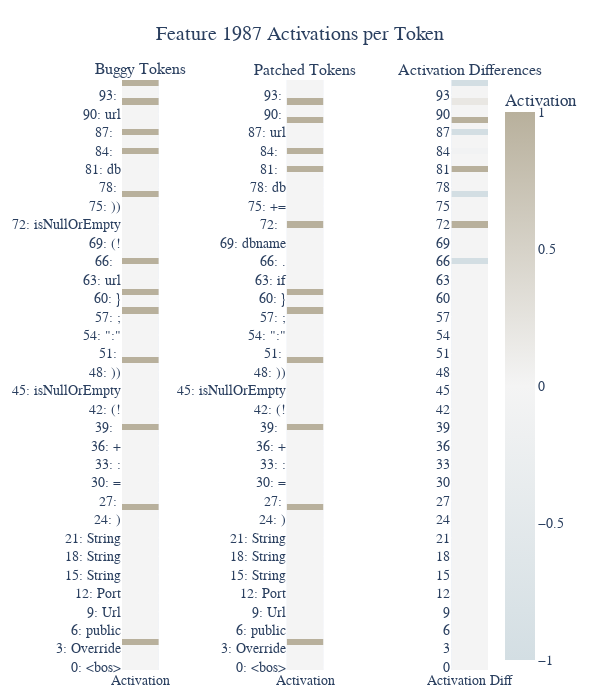
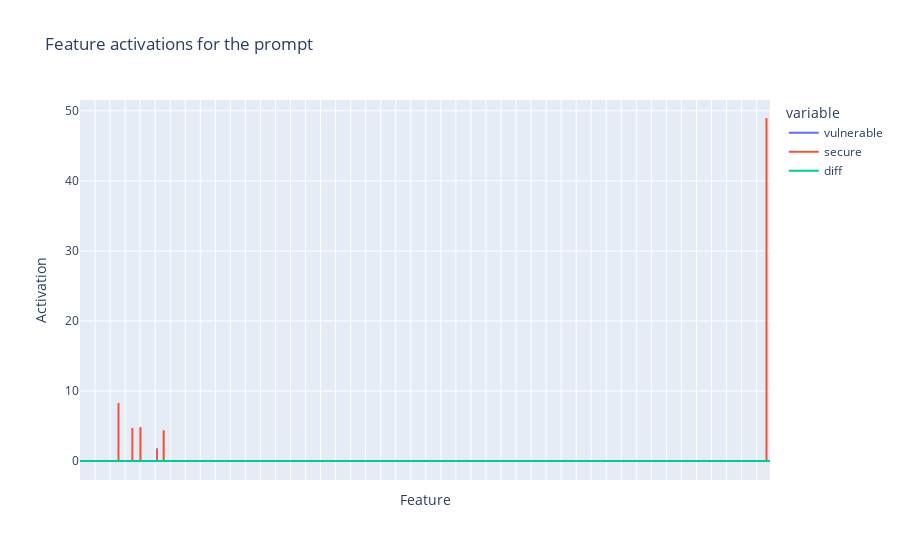

Notebook cell for these charts, in order:
### Code cell
import plotly.graph_objects as go
import plotly.express as px
import pandas as pd
import torch
import plotly.graph_objects as go
from plotly.subplots import make_subplots

colors = [
    "#d3dee3",  # Soft Blue-Grey
    #"#fdf3d1",  # Light Yellow
    "#f4f4f4",  # Light Grey
    "#b8b09c",  # Neutral Grey
]

important_features = ["feature_6843", "feature_21821", "feature_6111", "feature_1352", "feature_22338", "feature_18861", "feature_6002", "feature_19462", "feature_22351", "feature_24401", "feature_7101", "feature_19337", "feature_9954", "feature_16488", "feature_2122", "feature_17229", "feature_19388", "feature_14084", "feature_9226", "feature_11786", "feature_9237", "feature_11233", "feature_1070", "feature_7261", "feature_2333", "feature_916", "feature_22779"]
important_features = important_features[:1]
#important_features = ["feature_3336"]
important_features = ["feature_1987"]

after_func_col = "func_after"
before_func_col = "func_before"
layer = 0
index = [f"feature_{i}" for i in range(sae.cfg.d_sae)]

# Focus on the first entry only
for entry_idx, entry in enumerate(MSR_df[29:30].iterrows()):
    entry = entry[1]
    prompt_texts = [
        str(entry[after_func_col]),   # vulnerable
        str(entry[before_func_col]),  # secure
    ]
    

    for feature in important_features:
        feature_idx = int(feature.split("_")[-1])

        # --- Process each prompt (vulnerable and secure) ---
        activations_dict = {}
        token_strings = {}

        feature_activation_df = pd.DataFrame(
            columns=["vulnerable", "secure", "diff"],
            index=index,
        )
        print("-------------------")
        print(f"Vulnerable prompt:\n {prompt_texts[0]}")
        print(f"Secure prompt:\n {prompt_texts[1]}")
        
        for prompt_idx, text in enumerate(prompt_texts):
            security = "vulnerable" if prompt_idx == 0 else "secure"
            
            # Forward pass
            _, cache = model.run_with_cache_with_saes(text, saes=[sae])
            cache_acts = cache[f"blocks.{layer}.{cache_component}"]

            # Extract activations for the selected feature across tokens
            token_wise_activation = cache_acts[0, :, feature_idx]

            token_wise_all_activations = cache_acts[0, -1, :]
            if prompt_idx == 0:
                feature_activation_df["vulnerable"] = token_wise_all_activations.cpu().numpy()
            else:
                feature_activation_df["secure"] = token_wise_all_activations.cpu().numpy()


            # Save
            activations_dict[security] = token_wise_activation.cpu()

            tokens = model.to_tokens(text, prepend_bos=True)

            token_string = model.tokenizer.convert_ids_to_tokens(tokens[0])
            # normalize "____________" to "____"
            token_string = [token.replace("▁", "") for token in token_string]
            token_strings[security] = token_string

        # --- Create the combined heatmap ---
        # Padd with zeros if the lengths are different
        max_length = max(len(activations_dict["vulnerable"]), len(activations_dict["secure"]))
        for key in activations_dict:
            if len(activations_dict[key]) < max_length:
                activations_dict[key] = torch.cat(
                    [activations_dict[key], torch.zeros(max_length - len(activations_dict[key]))]
                )
                token_strings[key] += [""] * (max_length - len(token_strings[key]))

        vulnerable_acts = activations_dict["vulnerable"]
        secure_acts = activations_dict["secure"]
        diff_acts = secure_acts - vulnerable_acts

        our_color_scale = [
            [0, colors[0]],
            [0.5, colors[1]],
            [1, colors[2]]
        ]

        fig = make_subplots(
            rows=1, cols=3,
            subplot_titles=("Buggy Tokens", "Patched Tokens", "Activation Differences"),
            shared_yaxes=False,
            horizontal_spacing=0.35
        )

        # Vulnerable Heatmap
        fig.add_trace(go.Heatmap(
            z=vulnerable_acts.reshape(-1, 1).numpy(),
            x=["Activation"],
            y=[f"{i}: {token}" for i, token in enumerate(token_strings["vulnerable"])],
            colorscale=our_color_scale,
            zmin=-1, zmax=1,
            colorbar=dict(title="Activation")
        ), row=1, col=1)

        # Secure Heatmap
        fig.add_trace(go.Heatmap(
            z=secure_acts.reshape(-1, 1).numpy(),
            x=["Activation"],
            y=[f"{i}: {token}" for i, token in enumerate(token_strings["secure"])],
            colorscale=our_color_scale,
            zmin=-1, zmax=1,
            showscale=False,
        ), row=1, col=2)

        # Difference Heatmap
        fig.add_trace(go.Heatmap(
            z=diff_acts.reshape(-1, 1).numpy(),
            x=["Activation Diff"],
            y=[f"{i}" for i, token in enumerate(diff_acts.reshape(-1, 1).numpy())],
            colorscale=our_color_scale,
            zmid=0,  # Important: Center around 0
            zmin=-1, zmax=1,
            showscale=False
        ), row=1, col=3)

        # --- Layout Updates ---
        fig.update_layout(
            title_text=f"Feature {feature_idx} Activations per Token",
            height=700,
            width=600,
            title_x=0.5,
            font=dict(family="Arial", size=14),
            margin=dict(l=30, r=30, t=80, b=30)
        )
        fig.show()


        feature_activation_df["diff"] = abs(
            feature_activation_df["vulnerable"] - feature_activation_df["secure"]
        )
        fig = px.line(
            feature_activation_df,
            title="Feature activations for the prompt",
            labels={"index": "Feature", "value": "Activation"},
        )

        # hide the x-ticks
        fig.update_xaxes(showticklabels=False)
        fig.show()

### Figure 1 — Plotly figure (JSON) as saved in the notebook; plotly's stock layout.template omitted (floating-point values rounded to 4 significant figures)
{"data": [{"colorbar": {"title": {"text": "Activation"}}, "colorscale": [[0, "#d3dee3"], [0.5, "#f4f4f4"], [1, "#b8b09c"]], "type": "heatmap", "x": ["Activation"], "xaxis": "x", "y": ["0: <bos>", "1: ", "2: @", "3: Override", "4: \n", "5: ", "6: public", "7: String", "8: construct", "9: Url", "10: From", "11: Endpoint", "12: Port", "13: Database", "14: (", "15: String", "16: endpoint", "17: ,", "18: String", "19: port", "20: ,", "21: String", "22: db", "23: name", "24: )", "25: {", "26: \n", "27: ", "28: String", "29: url", "30: =", "31: \"", "32: jdbc", "33: :", "34: postgresql", "35: ://\"", "36: +", "37: endpoint", "38: ;", "39: \n", "40: ", "41: if", "42: (!", "43: StringUtils", "44: .", "45: isNullOrEmpty", "46: (", "47: port", "48: ))", "49: {", "50: \n", "51: ", "52: url", "53: +=", "54: \":\"", "55: +", "56: port", "57: ;", "58: \n", "59: ", "60: }", "61: \n", "62: ", "63: url", "64: +=", "65: \"/\";", "66: \n", "67: ", "68: if", "69: (!", "70: StringUtils", "71: .", "72: isNullOrEmpty", "73: (", "74: dbname", "75: ))", "76: {", "77: \n", "78: ", "79: url", "80: +=", "81: db", "82: name", "83: ;", "84: \n", "85: ", "86: }", "87: \n", "88: ", "89: return", "90: url", "91: ;", "92: \n", "93: ", "94: }", "95: \n"], "yaxis": "y", "z": [[0], [0], [0], [0], [6.896], [0], [0], [0], [0], [0], [0], [0], [0], [0], [0], [0], [0], [0], [0], [0], [0], [0], [0], [0], [0], [0], [6.963], [0], [0], [0], [0], [0], [0], [0], [0], [0], [0], [0], [0], [6.292], [0], [0], [0], [0], [0], [0], [0], [0], [0], [0], [6.344], [0], [0], [0], [0], [0], [0], [0], [5.358], [0], [0], [4.881], [0], [0], [0], [0], [4.406], [0], [0], [0], [0], [0], [0], [0], [0], [0], [0], [5.405], [0], [0], [0], [0], [0], [0], [4.722], [0], [0], [4.456], [0], [0], [0], [0], [4.081], [0], [0], [4.131]], "zmax": 1, "zmin": -1}, {"colorscale": [[0, "#d3dee3"], [0.5, "#f4f4f4"], [1, "#b8b09c"]], "showscale": false, "type": "heatmap", "x": ["Activation"], "xaxis": "x2", "y": ["0: <bos>", "1: ", "2: @", "3: Override", "4: \n", "5: ", "6: public", "7: String", "8: construct", "9: Url", "10: From", "11: Endpoint", "12: Port", "13: Database", "14: (", "15: String", "16: endpoint", "17: ,", "18: String", "19: port", "20: ,", "21: String", "22: db", "23: name", "24: )", "25: {", "26: \n", "27: ", "28: String", "29: url", "30: =", "31: \"", "32: jdbc", "33: :", "34: postgresql", "35: ://\"", "36: +", "37: endpoint", "38: ;", "39: \n", "40: ", "41: if", "42: (!", "43: StringUtils", "44: .", "45: isNullOrEmpty", "46: (", "47: port", "48: ))", "49: {", "50: \n", "51: ", "52: url", "53: +=", "54: \":\"", "55: +", "56: port", "57: ;", "58: \n", "59: ", "60: }", "61: \n", "62: ", "63: if", "64: (!", "65: StringUtils", "66: .", "67: isNullOrEmpty", "68: (", "69: dbname", "70: ))", "71: {", "72: \n", "73: ", "74: url", "75: +=", "76: \"/\"", "77: +", "78: db", "79: name", "80: ;", "81: \n", "82: ", "83: }", "84: \n", "85: ", "86: return", "87: url", "88: ;", "89: \n", "90: ", "91: }", "92: \n", "93: ", "94: ", "95: "], "yaxis": "y2", "z": [[0], [0], [0], [0], [6.896], [0], [0], [0], [0], [0], [0], [0], [0], [0], [0], [0], [0], [0], [0], [0], [0], [0], [0], [0], [0], [0], [6.963], [0], [0], [0], [0], [0], [0], [0], [0], [0], [0], [0], [0], [6.292], [0], [0], [0], [0], [0], [0], [0], [0], [0], [0], [6.344], [0], [0], [0], [0], [0], [0], [0], [5.358], [0], [0], [4.881], [0], [0], [0], [0], [0], [0], [0], [0], [0], [0], [5.518], [0], [0], [0], [0], [0], [0], [0], [0], [4.941], [0], [0], [4.641], [0], [0], [0], [0], [4.267], [0], [0], [4.269], [0], [0], [0]], "zmax": 1, "zmin": -1}, {"colorscale": [[0, "#d3dee3"], [0.5, "#f4f4f4"], [1, "#b8b09c"]], "showscale": false, "type": "heatmap", "x": ["Activation Diff"], "xaxis": "x3", "y": ["0", "1", "2", "3", "4", "5", "6", "7", "8", "9", "10", "11", "12", "13", "14", "15", "16", "17", "18", "19", "20", "21", "22", "23", "24", "25", "26", "27", "28", "29", "30", "31", "32", "33", "34", "35", "36", "37", "38", "39", "40", "41", "42", "43", "44", "45", "46", "47", "48", "49", "50", "51", "52", "53", "54", "55", "56", "57", "58", "59", "60", "61", "62", "63", "64", "65", "66", "67", "68", "69", "70", "71", "72", "73", "74", "75", "76", "77", "78", "79", "80", "81", "82", "83", "84", "85", "86", "87", "88", "89", "90", "91", "92", "93", "94", "95"], "yaxis": "y3", "z": [[0], [0], [0], [0], [0], [0], [0], [0], [0], [0], [0], [0], [0], [0], [0], [0], [0], [0], [0], [0], [0], [0], [0], [0], [0], [0], [0], [0], [0], [0], [0], [0], [0], [0], [0], [0], [0], [0], [0], [0], [0], [0], [0], [0], [0], [0], [0], [0], [0], [0], [0], [0], [0], [0], [0], [0], [0], [0], [0], [0], [0], [0], [0], [0], [0], [0], [-4.406], [0], [0], [0], [0], [0], [5.518], [0], [0], [0], [0], [-5.405], [0], [0], [0], [4.941], [0], [0], [-0.08019], [0], [0], [-4.456], [0], [4.267], [0], [0], [0.1886], [0], [0], [-4.131]], "zmax": 1, "zmid": 0, "zmin": -1}], "layout": {"annotations": [{"font": {"size": 16}, "showarrow": false, "text": "Buggy Tokens", "x": 0.05, "xanchor": "center", "xref": "paper", "y": 1, "yanchor": "bottom", "yref": "paper"}, {"font": {"size": 16}, "showarrow": false, "text": "Patched Tokens", "x": 0.5, "xanchor": "center", "xref": "paper", "y": 1, "yanchor": "bottom", "yref": "paper"}, {"font": {"size": 16}, "showarrow": false, "text": "Activation Differences", "x": 0.95, "xanchor": "center", "xref": "paper", "y": 1, "yanchor": "bottom", "yref": "paper"}], "font": {"family": "Arial", "size": 14}, "height": 700, "margin": {"b": 30, "l": 30, "r": 30, "t": 80}, "title": {"text": "Feature 1987 Activations per Token", "x": 0.5}, "width": 600, "xaxis": {"anchor": "y", "domain": [0, 0.1]}, "xaxis2": {"anchor": "y2", "domain": [0.45, 0.55]}, "xaxis3": {"anchor": "y3", "domain": [0.9, 1]}, "yaxis": {"anchor": "x", "domain": [0, 1]}, "yaxis2": {"anchor": "x2", "domain": [0, 1]}, "yaxis3": {"anchor": "x3", "domain": [0, 1]}}}

### Figure 2 — Plotly figure (JSON) as saved in the notebook; plotly's stock layout.template omitted (floating-point values rounded to 4 significant figures; data arrays with more than 128 entries replaced by an {"elided": "..."} marker saying what was removed)
{"data": [{"hovertemplate": "variable=vulnerable<br>Feature=%{x}<br>Activation=%{y}<extra></extra>", "legendgroup": "vulnerable", "line": {"color": "#636efa", "dash": "solid"}, "marker": {"symbol": "circle"}, "mode": "lines", "name": "vulnerable", "showlegend": true, "type": "scattergl", "x": {"elided": "16384 str values"}, "xaxis": "x", "y": {"elided": "16384 float values"}, "yaxis": "y"}, {"hovertemplate": "variable=secure<br>Feature=%{x}<br>Activation=%{y}<extra></extra>", "legendgroup": "secure", "line": {"color": "#EF553B", "dash": "solid"}, "marker": {"symbol": "circle"}, "mode": "lines", "name": "secure", "showlegend": true, "type": "scattergl", "x": {"elided": "16384 str values"}, "xaxis": "x", "y": {"elided": "16384 float values"}, "yaxis": "y"}, {"hovertemplate": "variable=diff<br>Feature=%{x}<br>Activation=%{y}<extra></extra>", "legendgroup": "diff", "line": {"color": "#00cc96", "dash": "solid"}, "marker": {"symbol": "circle"}, "mode": "lines", "name": "diff", "showlegend": true, "type": "scattergl", "x": {"elided": "16384 str values"}, "xaxis": "x", "y": {"elided": "16384 float values"}, "yaxis": "y"}], "layout": {"legend": {"title": {"text": "variable"}, "tracegroupgap": 0}, "title": {"text": "Feature activations for the prompt"}, "xaxis": {"anchor": "y", "domain": [0, 1], "showticklabels": false, "title": {"text": "Feature"}}, "yaxis": {"anchor": "x", "domain": [0, 1], "title": {"text": "Activation"}}}}
